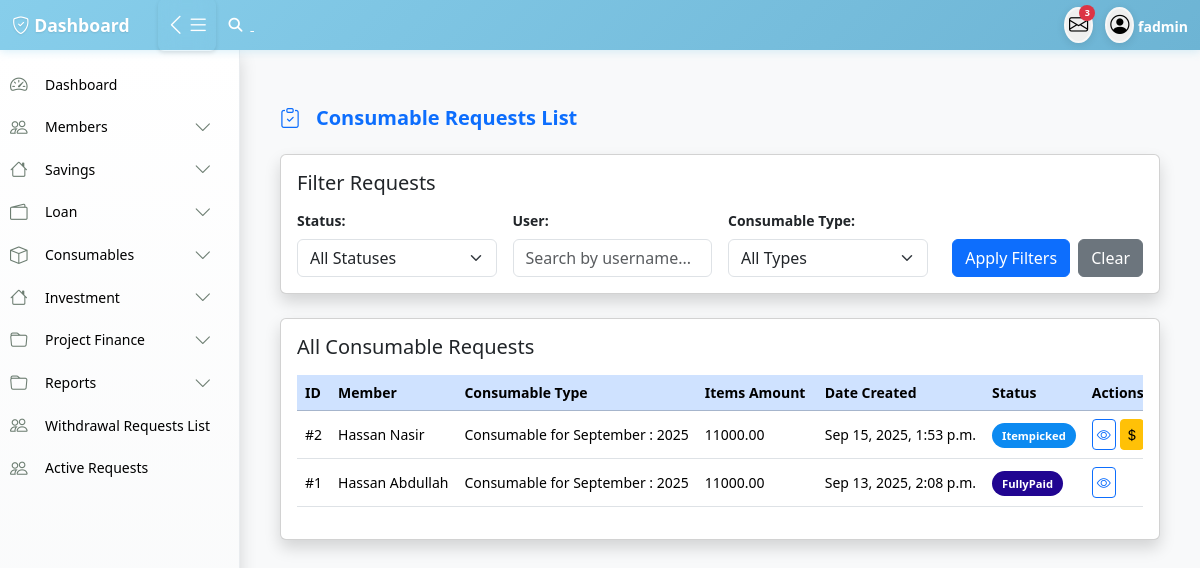
/consumables/admin_consumables_list (signed in), run on an earlier commit of the app's database.
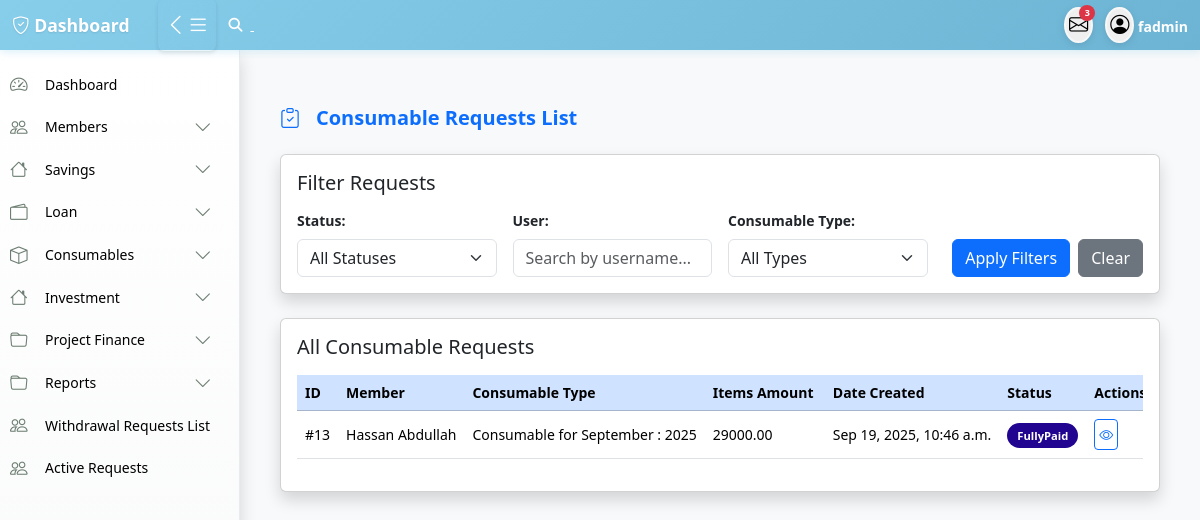
And on a later commit of the database.
### consumable/models.py (models this page shows, shortened)
class ConsumableRequest(models.Model):
    STATUS_CHOICES = [
        ('Pending', 'Pending'),('Approved', 'Approved'), ('Itempicked', 'Itempicked '),
        ('Declined', 'Declined'),('FullyPaid', 'FullyPaid'),]
    user = models.ForeignKey(User, on_delete=models.CASCADE,blank=True, null=True)
    guest_name = models.CharField(max_length=255, blank=True, null=True)
    guest_phone = models.CharField(max_length=20, blank=True, null=True)
    guest_ippis = models.IntegerField(blank=True, null=True)
    consumable_type = models.ForeignKey(ConsumableType, on_delete=models.CASCADE, null=True, blank=True, related_name='consumables_type')
    status = models.CharField(max_length=10, choices=STATUS_CHOICES, default='Pending')
    file_payslpt = models.ImageField(upload_to='file_payslpt', blank=True, null=True)
    approved_by = models.ForeignKey(User, on_delete=models.SET_NULL, null=True, blank=True, related_name='approved_consumables')
    date_created = models.DateTimeField(auto_now_add=True)
    def calculate_total_price(self):
        return sum(detail.total_price for detail in self.details.all())
    def total_paid(self):
        return self.repayments.aggregate(total=Sum('amount_paid'))['total'] or 0
    def balance(self):
        return self.calculate_total_price() - self.total_paid()

class ConsumableType(models.Model):
    name = models.CharField(max_length=100)
    description = models.TextField(blank=True, null=True)
    request_fee = models.DecimalField(max_digits=12, decimal_places=2, default=0)
    available = models.BooleanField(default=True)
    created_by = models.ForeignKey(User,on_delete=models.CASCADE)

class ConsumableRequestDetail(models.Model):
    request = models.ForeignKey(ConsumableRequest, on_delete=models.CASCADE, related_name="details")
    selling_item = models.ForeignKey(SellingPlan, on_delete=models.CASCADE,related_name="details")
    quantity = models.PositiveIntegerField(default=1)
    item_price = models.DecimalField(max_digits=10, decimal_places=2)
    loan_term_months = models.PositiveIntegerField()
    approved_amount = models.DecimalField(max_digits=10, decimal_places=2, null=True, blank=True)
    approval_date = models.DateField(null=True, blank=True)
    date_created = models.DateTimeField(auto_now_add=True)
    @property
    def total_price(self):
        return self.quantity * self.item_price

### accounts/models.py (models this page shows, shortened)
class User(AbstractUser):
    first_name = models.CharField(max_length=100)
    last_name = models.CharField(max_length=100)
    other_name = models.CharField(max_length=100,blank=True,null=True)
    date_of_birth = models.DateField(blank=True,null=True)
    username = models.CharField(max_length=100, unique=True)
    savings = models.IntegerField(blank=True,null=True)
    account_type = models.CharField(max_length=100,blank=True,null=True)
    department = models.CharField(max_length=100)
    unit = models.CharField(max_length=100,blank=True,null=True)
    gender = models.ForeignKey(Gender, on_delete=models.CASCADE, blank=True, null=True)
    group = models.ForeignKey(UserGroup, on_delete=models.CASCADE, blank=True, null=True)
    marital_status = models.ForeignKey(MaritalStatus,on_delete=models.SET_NULL, null=True, blank=True)
    religion = models.ForeignKey(Religion, on_delete=models.SET_NULL, null=True, blank=True,)
    passport = models.ImageField(upload_to='passport', blank=True, null=True)
    phone1 = models.CharField(max_length=15,null=True, blank=True)
    phone2 = models.CharField(max_length=15, null=True, blank=True)
    email = models.EmailField(blank=True, null=True)
    member_number = models.CharField(max_length=100)

### consumable/views.py (the view)
# urls.py: path('admin_consumables_list',views.admin_consumables_list,name='admin_consumables_list'),
@login_required
def admin_consumables_list(request):
    consumables_list = ConsumableRequest.objects.select_related(
        'user', 'consumable_type'
    ).order_by('-date_created')
    status_filter = request.GET.get('status')
    user_filter = request.GET.get('user')
    consumable_type_filter = request.GET.get('consumable_type')
    if status_filter and status_filter != 'all':
        consumables_list = consumables_list.filter(status=status_filter)
    if user_filter:
        consumables_list = consumables_list.filter(
            Q(user__username__icontains=user_filter) |
            Q(user__first_name__icontains=user_filter) |
            Q(user__last_name__icontains=user_filter)
        )
    if consumable_type_filter and consumable_type_filter != 'all':
        try:
            consumable_type_filter_id = int(consumable_type_filter)
            consumables_list = consumables_list.filter(consumable_type_id=consumable_type_filter_id)
        except ValueError:
            pass
    all_consumable_types = ConsumableType.objects.filter(available=True).order_by('name')
    context = {
        'consumables_list': consumables_list,
        'all_consumable_types': all_consumable_types,
        'status_choices': ConsumableRequest.STATUS_CHOICES,
        'selected_status': status_filter,
        'selected_user': user_filter,
        'selected_consumable_type': consumable_type_filter,
    }
    return render(request, 'consumable/consumables_list.html', context)

### templates/consumable/consumables_list.html (shortened to what the changed rows need)
{% extends 'base/base.html' %}
{% load static %}
{% block content %}
    <div class="container-fluid py-4">
        <div class="card shadow mb-4">
            <div class="card-body">
                {% if consumables_list %}
                    <div class="table-responsive">
                        <table class="table table-hover align-middle">
                            <thead class="table-primary">
                                <tr>
                                    <th scope="col">ID</th>
                                    <th scope="col">Member</th>
                                    <th class="text-nowrap" style="min-width: 120px;">Consumable Type</th>
                                    <th scope="col">Items Amount</th>
                                    <th class="text-nowrap" style="min-width: 120px;">Date Created</th>
                                    <th scope="col">Status</th>
                                    <th scope="col">Actions</th>
                                </tr>
                            </thead>
                            <tbody>
                                {% for request_obj in consumables_list %}
                                    <tr>
                                        <td>#{{ request_obj.id }}</td>
                                        <td class="text-nowrap" style="min-width: 120px;">{{ request_obj.user.first_name }} {{ request_obj.user.last_name }}</td>
                                        <td class="text-nowrap" style="min-width: 120px;">{{ request_obj.consumable_type.name }}</td>
                                        <td class="text-nowrap" style="min-width: 120px;">{{ request_obj.calculate_total_price }}</td>
                                        <td class="text-nowrap" style="min-width: 120px;">{{ request_obj.date_created|date:'M j, Y, P' }}</td>
                                        <td class="text-nowrap text-truncate" style="max-width: 270px;">
                                            <span class="status-badge
                                                {% if request_obj.status == 'Pending' %}status-pending
                                                {% elif request_obj.status == 'Approved' %}status-active
                                                {% elif request_obj.status == 'Itempicked' %}status-itempicked
                                                {% elif request_obj.status == 'FullyPaid' %}status-completed
                                                {% elif request_obj.status == 'Declined' %}status-cancelled
                                                {% else %}bg-secondary{% endif %}">
                                                {{ request_obj.status }}
                                            </span>
                                        </td>
                                       <td>
                                        <div class="d-flex">
                                            <a href="{% url 'admin_consumable_detail' request_obj.id %}" class="btn btn-sm btn-outline-primary p-1 me-1" title="View Details">
                                                <i class="bi bi-eye"></i>
                                            </a>
                                            {% if request_obj.status == 'Pending' %}
                                                <a href="" class="btn btn-sm btn-success p-1 me-1" title="Approve">
                                                    <i class="bi bi-check-circle"></i>
                                                </a>
                                                <a href="{% url 'admin_edit_consumable_request' request_obj.id %}" class="btn btn-sm btn-warning p-1 me-1" title="Edit">
                                                    <i class="bi bi-pen"></i>
                                                </a>
                                                <button type="button" class="btn btn-danger btn-sm p-1" data-bs-toggle="modal"
                                                        data-bs-target="#declineConfirmModal"
                                                        data-request-id="{{ request_obj.id }}"
                                                        data-url="{% url 'admin_request_reject' request_obj.id %}"
                                                        title="Decline">
                                                    <i class="fas fa-times"></i>
                                                </button>
                                            {% elif request_obj.status == 'Itempicked' %}
                                                <button type="button" class="btn btn-sm btn-warning p-1" title="Add Payment"
                                                        data-bs-toggle="modal" data-bs-target="#addPaymentModal"
                                                        data-request-id="{{ request_obj.id }}"
                                                        data-balance="{{ request_obj.balance|floatformat:2 }}"
                                                        data-url="{% url 'add_payment' request_obj.id %}">
                                                    <i class="bi bi-currency-dollar"></i>
                                                </button>
                                            {% endif %}
                                        </div>
                                    </td>
                                    </tr>
                                {% endfor %}
                            </tbody>
                        </table>
                    </div>
                {% else %}
                    <div class="alert alert-info text-center" role="alert">
                        <i class="bi bi-info-circle me-2"></i> No consumable requests found matching your criteria.
                    </div>
                {% endif %}
            </div>
        </div>
    </div>
{% endblock %}

What changed in the data, as far as the page shows it:
removed ConsumableRequest: id "2", user.first_name "Hassan", user.last_name "Nasir", consumable_type.name "Consumable for September : 2025", calculate_total_price "11000.00", date_created "Sep 15, 2025, 1:53 p.m.", status "Itempicked"
removed ConsumableRequest: id "1", user.first_name "Hassan", user.last_name "Abdullah", consumable_type.name "Consumable for September : 2025", calculate_total_price "11000.00", date_created "Sep 13, 2025, 2:08 p.m.", status "FullyPaid"
added ConsumableRequest: id "13", user.first_name "Hassan", user.last_name "Abdullah", consumable_type.name "Consumable for September : 2025", calculate_total_price "29000.00", date_created "Sep 19, 2025, 10:46 a.m.", status "FullyPaid"
